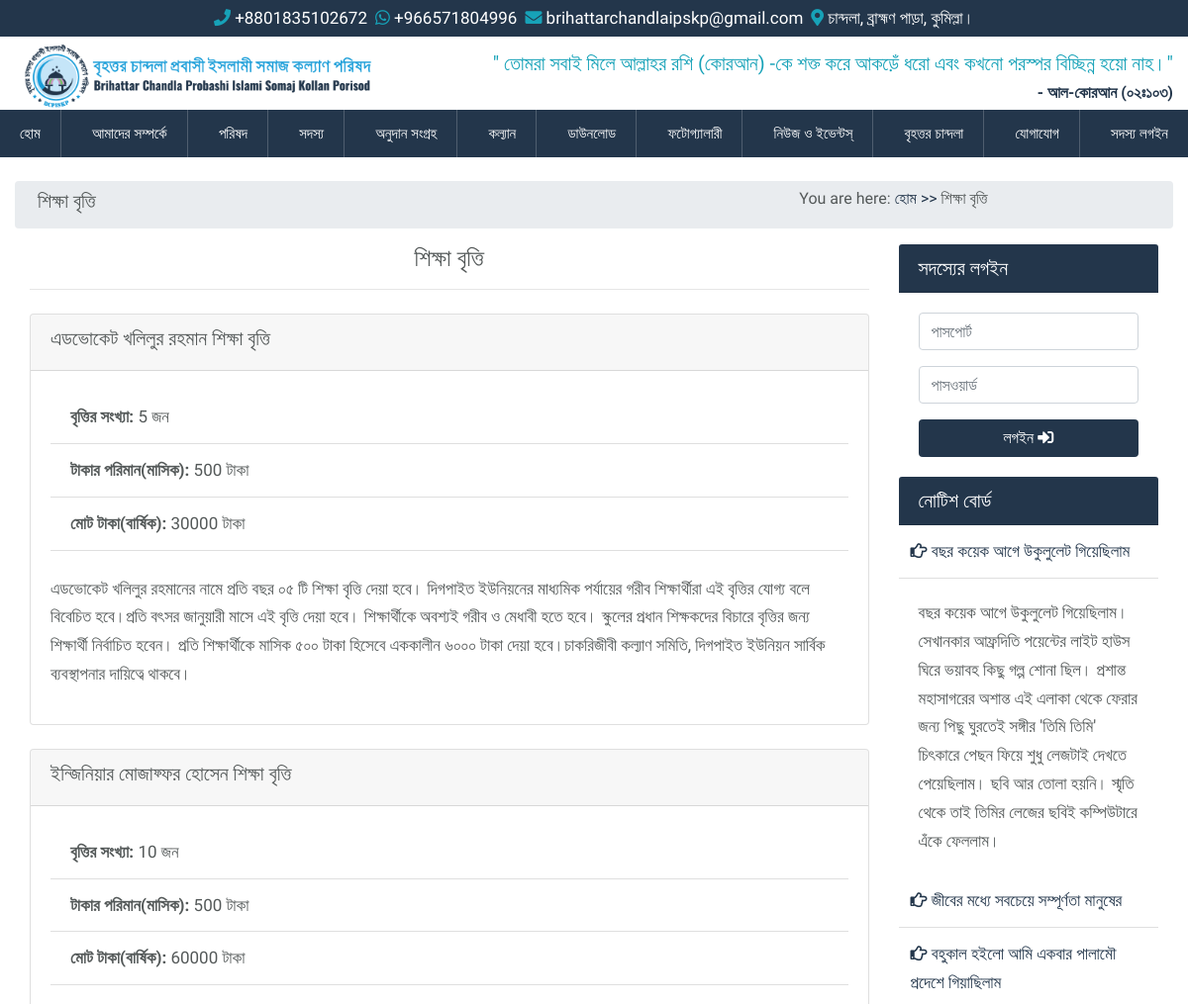
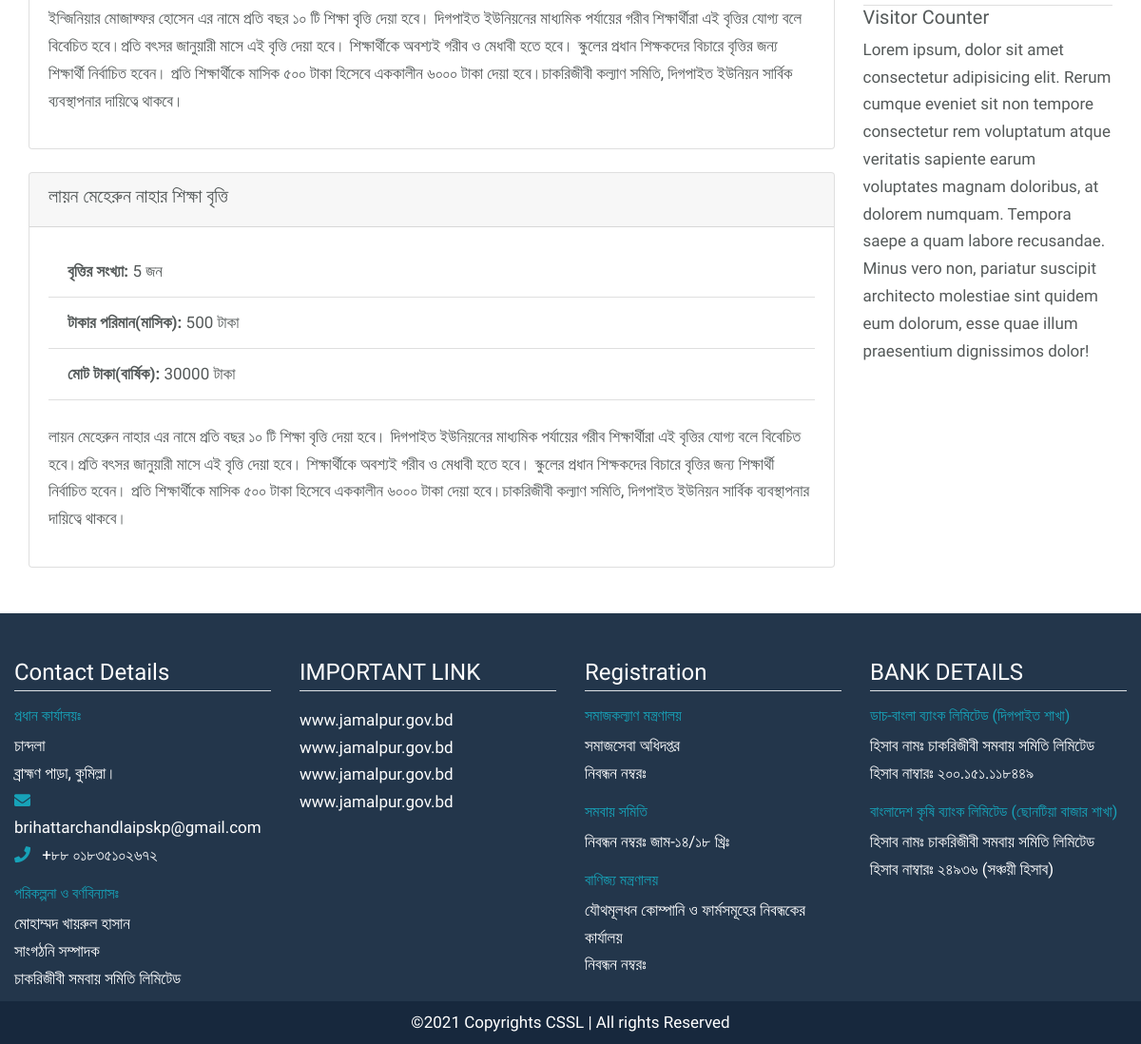
The app's page /education-scholarship with its own data (2 pictures, top to bottom).
### src/models.py (models this page shows, shortened)
class EducationScholarship(models.Model):
    name = models.CharField(max_length=255)
    number = models.PositiveIntegerField(blank=True, null=True, default=0)
    monthly_amount = models.PositiveIntegerField(blank=True, null=True, default=0)
    yearly_amount = models.PositiveIntegerField(blank=True, null=True, default=0)
    description = models.TextField(default="")
    is_active = models.BooleanField(default=True, blank=True, null=True)
    created_at = models.DateTimeField(auto_now_add=True)
    updated_at = models.DateTimeField(auto_now=True)

class Notice(models.Model):
    title = models.CharField(max_length=255, blank=True, null=True)
    description = models.TextField(null=True, blank=True)
    is_active = models.BooleanField(default=True, blank=True, null=True)
    created_at = models.DateTimeField(auto_now_add=True)
    updated_at = models.DateTimeField(auto_now=True)

### src/views.py (the view)
# urls.py: path("education-scholarship", education_scholarship, name="education_scholarship"),
def education_scholarship(request):
    scholarships = EducationScholarship.objects.filter(is_active=True)
    context = {"scholarships": scholarships}
    return render(request, "pages/development/education_scholarship.html", context)

### src/context_processors.py (called while the page is built)
def get_notice(request):
    notices = Notice.objects.filter(is_active=True).order_by("-id")
    return {"notices": notices}

### templates/pages/development/education_scholarship.html (shortened to what this page needs)
{% extends 'base.html' %}
{% load static %}
{% block content %}
<div class="container-fluid">
    <div class="row breadcrumb p-2">
        <div class="col-md-8">
            <h5>শিক্ষা বৃত্তি</h5>
        </div>
        <div class="col-md-4">
            <h6>You are here: <a href="{% url 'home' %}">হোম >></a> শিক্ষা বৃত্তি</h6>
        </div>
    </div>
    <div class="row">
        <div class="intro-main col-md-9">
            <h4 class="text-center">শিক্ষা বৃত্তি</h4>
            <hr>
            {% for scholarship in scholarships %}
            <div class="card mt-4">
                <div class="card-header">
                    <h5>{{ scholarship.name }}</h5>
                </div>
                <div class="card-body">
                    <ul class="list-group-flush">
                        <li class="list-group-item"><strong>বৃত্তির সংখ্যা:</strong> {{ scholarship.number }} জন</li>
                        <li class="list-group-item"><strong>টাকার পরিমান(মাসিক):</strong>
                            {{ scholarship.monthly_amount }} টাকা</li>
                        <li class="list-group-item"><strong>মোট টাকা(বার্ষিক):</strong> {{ scholarship.yearly_amount }}
                            টাকা</li>
                    </ul>
                    <p class="mt-4">
                        {{ scholarship.description }}
                    </p>
                </div>
            </div>
            {% endfor %}
        </div>
        <div class="intro-right col-md-3">
            <div class="member-login">
                {% include "snippets/member_login.html" %}
            </div>
            <div class="notice-board">
                {% include "snippets/notice_board.html" %}
            </div>
            <div class="visitor-count">
                {% include "snippets/visitor_count.html" %}
            </div>
        </div>
    </div>
</div>
{% endblock content %}

### templates/snippets/notice_board.html
<div class="card border-0">
  <h5 class="card-header bg-blue">নোটিশ বোর্ড</h5>
  <div class="card-body p-0 accordion" id="accordionExample">
    {% for notice in notices %}
    <div class="card border-0">
      <div class="card-header p-1 bg-white" id="heading{{notice.id}}">
        <a href="" class="px-2 py-2 d-block" type="button" data-toggle="collapse" data-target="#collapse{{notice.id}}"
          aria-expanded="true" aria-controls="collapseOne">
          <i class="far fa-hand-point-right"></i> {{notice.title}}
        </a>
      </div>
      <div id="collapse{{notice.id}}" class="collapse {% if forloop.counter0 == 0 %} show {% endif %}"
        aria-labelledby="heading{{notice.id}}" data-parent="#accordionExample">
        <div class="card-body">
          {{notice.description}}
        </div>
      </div>
    </div>
    {% endfor %}
  </div>
</div>

### static/css/style_backup.css (style rules this page uses)
body { margin: 0; padding: 0; font-family: 'Baloo Da 2', cursive; font-size: 17px; line-height: 1.8rem; color: #545959; }

### static/css/main.css (style rules this page uses)
:root { --mainColor: #23364B; --darkBlue: #17283d; }
.bg-blue { color: #fff; background-color: var(--mainColor); }
ul { list-style: none; margin: 0 !important; padding: 0 !important; }

### records on screen
EducationScholarship: name "এডভোকেট খলিলুর রহমান শিক্ষা বৃত্তি", number "5", monthly_amount "500", yearly_amount "30000", description "এডভোকেট খলিলুর রহমানের নামে প্রতি বছর ০৫ টি শিক্ষা বৃত্তি দেয়া হবে। দিগপাইত ইউনিয়নের মাধ্যমিক পর্যায়ের গরীব শিক্ষার্থীরা এই বৃত্তির যোগ্য বলে বিবেচিত হবে।প্রতি বৎসর জানুয়ারী মাসে এই বৃত্তি দেয়া হবে। শিক্ষার্থীকে অবশ্যই গরীব ও মেধাবী হতে হবে। স্কুলের প্রধান শিক্ষকদের বিচারে বৃত্তির জন্য শিক্ষার্থী নির্বাচিত হবেন। প্রতি শিক্ষার্থীকে মাসিক ৫০০ টাকা হিসেবে এককালীন ৬০০০ টাকা দেয়া হবে।চাকরিজীবী কল্যাণ সমিতি, দিগপাইত ইউনিয়ন সার্বিক ব্যবস্থাপনার দায়িত্বে থাকবে।"
EducationScholarship: name "ইন্জিনিয়ার মোজাফ্ফর হোসেন শিক্ষা বৃত্তি", number "10", monthly_amount "500", yearly_amount "60000", description "ইন্জিনিয়ার মোজাফ্ফর হোসেন এর নামে প্রতি বছর ১০ টি শিক্ষা বৃত্তি দেয়া হবে। দিগপাইত ইউনিয়নের মাধ্যমিক পর্যায়ের গরীব শিক্ষার্থীরা এই বৃত্তির যোগ্য বলে বিবেচিত হবে।প্রতি বৎসর জানুয়ারী মাসে এই বৃত্তি দেয়া হবে। শিক্ষার্থীকে অবশ্যই গরীব ও মেধাবী হতে হবে। স্কুলের প্রধান শিক্ষকদের বিচারে বৃত্তির জন্য শিক্ষার্থী নির্বাচিত হবেন। প্রতি শিক্ষার্থীকে মাসিক ৫০০ টাকা হিসেবে এককালীন ৬০০০ টাকা দেয়া হবে।চাকরিজীবী কল্যাণ সমিতি, দিগপাইত ইউনিয়ন সার্বিক ব্যবস্থাপনার দায়িত্বে থাকবে।"
EducationScholarship: name "লায়ন মেহেরুন নাহার শিক্ষা বৃত্তি", number "5", monthly_amount "500", yearly_amount "30000", description "লায়ন মেহেরুন নাহার এর নামে প্রতি বছর ১০ টি শিক্ষা বৃত্তি দেয়া হবে। দিগপাইত ইউনিয়নের মাধ্যমিক পর্যায়ের গরীব শিক্ষার্থীরা এই বৃত্তির যোগ্য বলে বিবেচিত হবে।প্রতি বৎসর জানুয়ারী মাসে এই বৃত্তি দেয়া হবে। শিক্ষার্থীকে অবশ্যই গরীব ও মেধাবী হতে হবে। স্কুলের প্রধান শিক্ষকদের বিচারে বৃত্তির জন্য শিক্ষার্থী নির্বাচিত হবেন। প্রতি শিক্ষার্থীকে মাসিক ৫০০ টাকা হিসেবে এককালীন ৬০০০ টাকা দেয়া হবে।চাকরিজীবী কল্যাণ সমিতি, দিগপাইত ইউনিয়ন সার্বিক ব্যবস্থাপনার দায়িত্বে থাকবে।"
Notice: title "বছর কয়েক আগে উকুলুলেট গিয়েছিলাম", description "বছর কয়েক আগে উকুলুলেট গিয়েছিলাম। সেখানকার আফ্রদিতি পয়েন্টের লাইট হাউস ঘিরে ভয়াবহ কিছু গল্প শোনা ছিল। প্রশান্ত মহাসাগরের অশান্ত এই এলাকা থেকে ফেরার জন্য পিছু ঘুরতেই সঙ্গীর 'তিমি তিমি' চিৎকারে পেছন ফিয়ে শুধু লেজটাই দেখতে পেয়েছিলাম। ছবি আর তোলা হয়নি। স্মৃতি থেকে তাই তিমির লেজের ছবিই কম্পিউটারে এঁকে ফেললাম।"
Notice: title "জীবের মধ্যে সবচেয়ে সম্পূর্ণতা মানুষের"
Notice: title "বহুকাল হইলো আমি একবার পালামৌ প্রদেশে গিয়াছিলাম"
